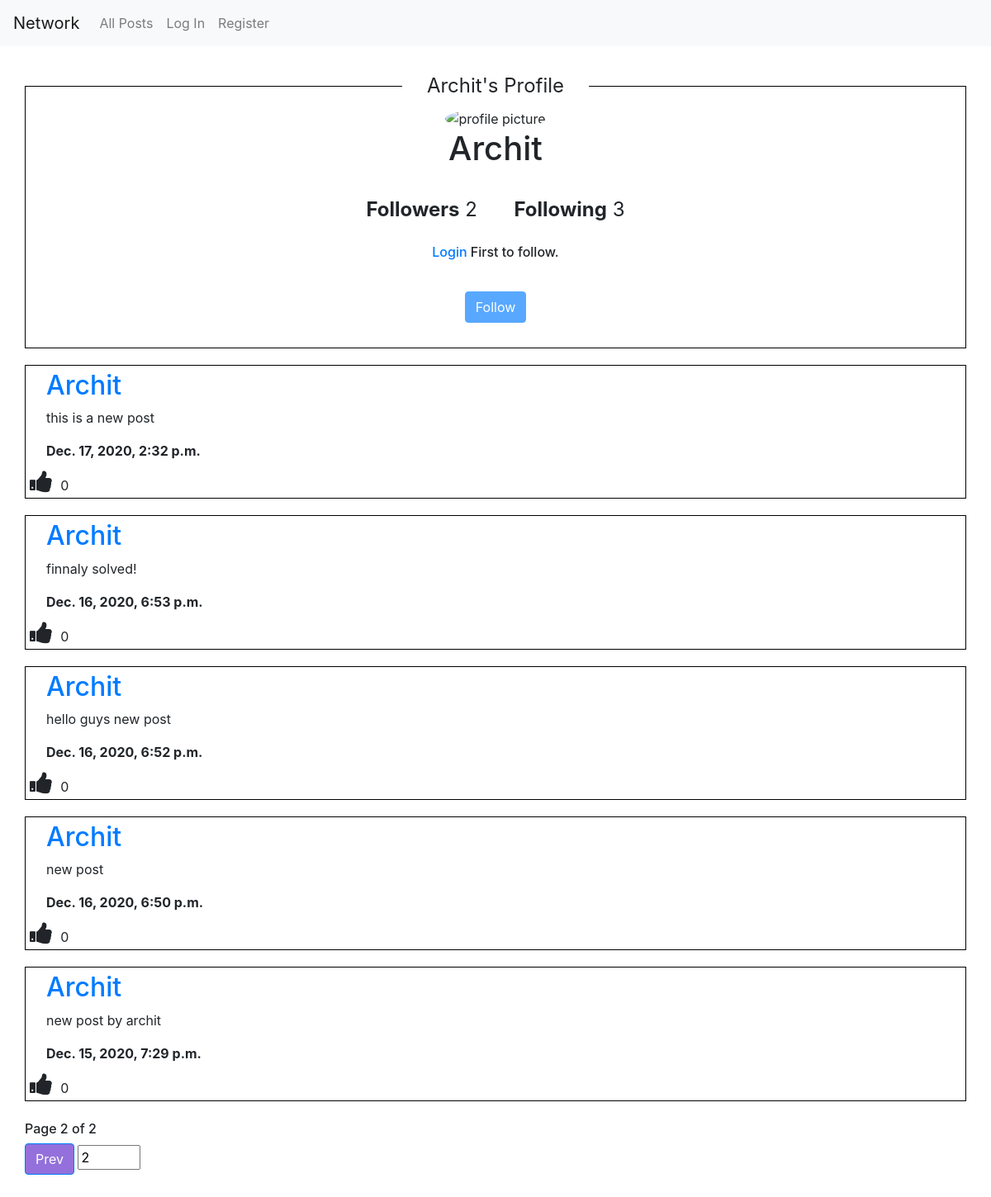
/profile/Archit/page=2, run on the app's committed database.
### network/models.py (models this page shows, shortened)
class User(AbstractUser):
    followers = models.ManyToManyField("User", related_name="fllowers", blank=True)
    following = models.ManyToManyField("User", related_name="fllowing", blank=True)
    postsliked = models.ManyToManyField("Posts", related_name="likedposts", blank=True)
    pass

class Posts(models.Model):
    user = models.ForeignKey("User", on_delete=models.CASCADE, related_name="user")
    postdata = models.TextField(blank=False)
    timestamp = models.DateTimeField(auto_now_add=True)
    likes = models.ManyToManyField("User", related_name="likes", blank=True)

### network/views.py (the view)
# urls.py: path("profile/<str:username>/page=<int:pnumber>", views.profile, name="profile"),
def profile(request, username, pnumber):
    if request.method == 'POST':
        wantedpagenumber = request.POST["wantedpagenumber"]
        return redirect(f"/profile/{username}/page={wantedpagenumber}")
    requesteduser = User.objects.get(username=username)
    followerscount = requesteduser.followers.count()
    followingcount = requesteduser.following.count()
    classname = "btn btn-primary"
    followbtncontent = "Follow"
    if request.user.is_authenticated:
        userlikedposts = User.objects.get(username=request.user.username).likes.all()
    else:
        userlikedposts = []
    if request.user in requesteduser.followers.all():
        classname = "btn btn-danger"
        followbtncontent = "Un-follow"
    page_posts = Posts.objects.filter(user=requesteduser)
    page_posts = page_posts.order_by('-timestamp').all()
    pagination = Paginator(page_posts, 10)
    posts = pagination.page(pnumber)
    return render(request, "network/profile.html", {
        "followerscount": followerscount,
        "followingcount": followingcount,
        "requesteduser": requesteduser,
        "followbtnclass": classname,
        "followbtncontent": followbtncontent,
        "pageposts": posts,
        "currentpage": int(pnumber),
        "userlikedposts": userlikedposts
    })

### network/templates/network/profile.html (shortened to what this page needs)
{% extends "network/layout.html" %}
{% load static %}
{% block body %}
    <div style="margin:30px;">
        <fieldset style="border: solid black 1px; text-align: center">
            <legend style="width: auto; padding: 0 30px 0 30px;">{{ requesteduser.username }}'s Profile</legend>
            <img src="https://i.stack.imgur.com/34AD2.jpg" alt="profile picture" id="profile-picture">
            <h1>{{ requesteduser.username }}</h1>
            <br>
            <span style="font-size: 2vw; margin: 0 20px 0 20px"><b>Followers</b> <span id="followers-count">{{ followerscount }}</span></span> <span style="font-size: 2vw; margin: 0 20px 0 20px"><b>Following</b> <span id="following-count">{{ followingcount }}</span></span>
            <br>
            {% if user.is_authenticated %}
                {% if user == requesteduser %}
                {% else %}
                    <button onclick="followtoggle('{{ requesteduser }}')" class="{{ followbtnclass }}" style="margin: 30px;" id="follow-btn">{{ followbtncontent }}</button>
                {% endif %}
            {% else %}
                <br>
                <h6><a href="{% url 'login' %}">Login</a> First to follow.</h6>
                <button class="{{ followbtnclass }}" style="margin: 30px;" disabled>{{ followbtncontent }}</button>
            {% endif %}
            <br>
        </fieldset>
        <div id="all-posts">
            {% for post in pageposts %}
                <div class="post-class">
                    <div style="margin:5px 25px 5px 25px;">
                        <a href="{% url 'profile' post.user.username 1 %}" id="post-username"><h2>{{ post.user.username }}</h2></a>
                        <p id="postdata" style="white-space: pre-wrap; overflow: auto;">{{ post.postdata }}</p>
                        <b>{{ post.timestamp }}</b><br>
                    </div>
                    {% if user.is_authenticated %}
                        {% if post in userlikedposts %}
                            <i class="fa fa-thumbs-down" id="like-btn" onclick="likepost(this)" style="color: red"></i> <span id="like-count">{{ post.likes.count }}</span>
                        {% else %}
                            <i class="fa fa-thumbs-up" id="like-btn" onclick="likepost(this)"></i> <span id="like-count">{{ post.likes.count }}</span>
                        {% endif %}
                    {% else %}
                        <i class="fa fa-thumbs-up" id="like-btn"></i> <span id="like-count">{{ post.likes.count }}</span>
                    {% endif %}
                </div>
            {% empty %}
                {% if user == requesteduser %}
                    <h3>No posts posted by you!</h3>
                {% else %}
                    <h3>No posts posted by this user!</h3>
                {% endif %}
            {% endfor %}
        </div>
        <br>
        <h6>Page {{ currentpage }} of {{ pageposts.paginator.num_pages }}</h6>
        <div>
            <form id="pagenumber" action="{% url 'profile' requesteduser.username 1 %}" method="post">
                {% if pageposts.has_previous %}
                    <a class="btn btn-primary" style="background-color: mediumpurple" href="/profile/{{ requesteduser.username }}/page={{ pageposts.previous_page_number }}">Prev</a>
                {% endif %}
                <input type="number" id="pageinput" value="{{ currentpage }}" min="1" max="{{ pageposts.paginator.num_pages }}" name="wantedpagenumber">
            </form>
        </div>
    </div>
{% endblock %}

### network/static/network/styles5.css (style rules this page uses)
#like-btn { font-size: 30px; cursor: pointer; margin: 5px; }
.post-class { border: solid black 1px; margin-top: 20px; }
#profile-picture { border-radius: 50%; }

### data on the page
User: username "Archit"
Posts: user.username "Archit", postdata "this is a new post", timestamp "Dec. 17, 2020, 2:32 p.m.", likes.count "0"
Posts: user.username "Archit", postdata "finnaly solved!", timestamp "Dec. 16, 2020, 6:53 p.m.", likes.count "0"
Posts: user.username "Archit", postdata "hello guys new post", timestamp "Dec. 16, 2020, 6:52 p.m.", likes.count "0"
Posts: user.username "Archit", postdata "new post", timestamp "Dec. 16, 2020, 6:50 p.m.", likes.count "0"
Posts: user.username "Archit", postdata "new post by archit", timestamp "Dec. 15, 2020, 7:29 p.m.", likes.count "0"

### other printed values
{{ followerscount }} "2"
{{ followingcount }} "3"
{{ followbtncontent }} "Follow"
{{ currentpage }} "2"
{{ pageposts.paginator.num_pages }} "2"
